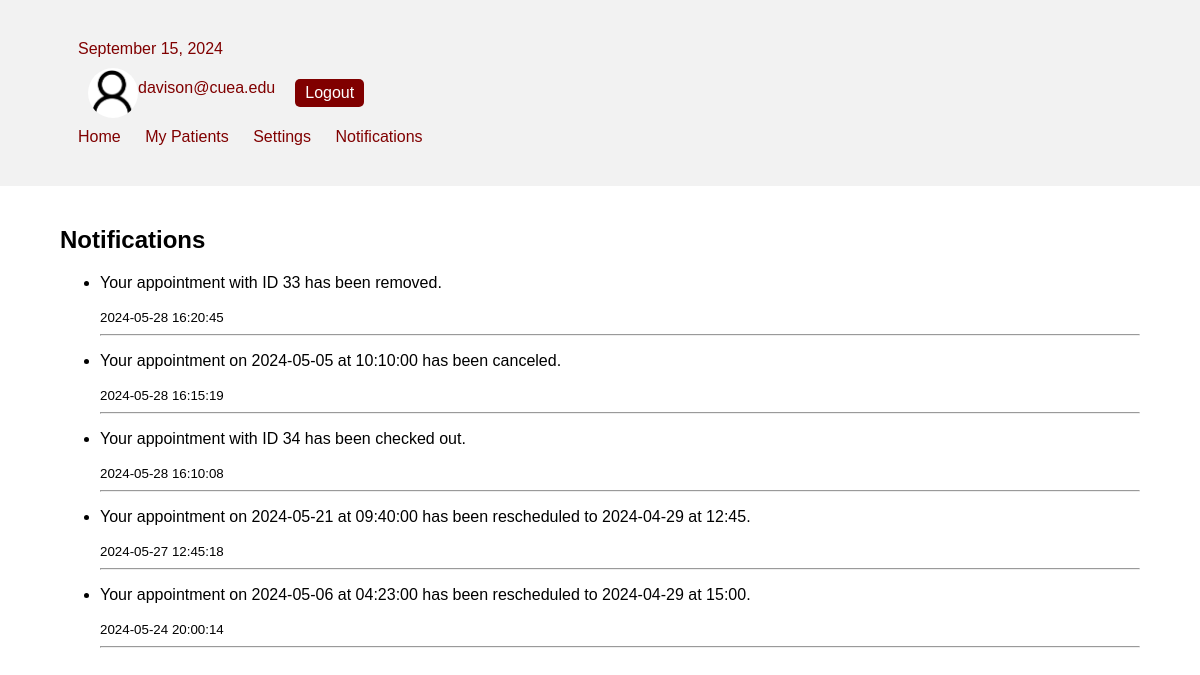
Screenshot of /doctor/notifications.php (signed in) with the database file from the repository.
### tables this page shows
CREATE TABLE `notifications` (
  `id` int(11) NOT NULL,
  `pid` int(11) NOT NULL,
  `message` text NOT NULL,
  `status` varchar(10) NOT NULL DEFAULT 'unread',
  `created_at` timestamp NOT NULL DEFAULT current_timestamp()
);

### doctor/notifications.php (the view, shortened to what this page needs)
<?php
include '../connection.php';
$doctor_email = $_SESSION['email'];
$query = "SELECT did FROM doctor WHERE demail = ?";
$stmt = $database->prepare($query);
$stmt->bind_param("s", $doctor_email);
$stmt->execute();
$stmt->store_result();
$stmt->bind_result($doctor_id);
$query = "SELECT DISTINCT n.id, n.message, n.status, n.created_at
          FROM notifications n
          JOIN appointment a ON n.pid = a.pid
          WHERE a.did = ?
          ORDER BY n.created_at DESC";
$stmt = $database->prepare($query);
$stmt->bind_param("i", $doctor_id);
$stmt->execute();
$result = $stmt->get_result();
$notifications = [];
while ($row = $result->fetch_assoc()) {
    $notifications[] = $row;
}
?>
<!DOCTYPE html>
<html lang="en">
<head>
    <link rel="stylesheet" href="doctor.css">
</head>
<body>
    <header>
        <div class="container">
            <div class="date">
                <?php echo date("F j, Y"); ?>
            </div>
            <div class="profile-container">
                <img src="../images/user.png" alt="User" class="user-icon">
                <p class="profile-email"><?php echo htmlspecialchars($_SESSION['email']); ?></p>
                <a href="logout.php" class="logout-btn">Logout</a>
            </div>
            <nav>
                <ul>
                    <li><a href="doctor.php">Home</a></li>
                    <li><a href="mypatients.php">My Patients</a></li>
                    <li><a href="settings.php">Settings</a></li>
                    <li><a href="notifications.php">Notifications</a></li>
                </ul>
            </nav>
        </div>
    </header>
    <div class="container">
        <h2>Notifications</h2>
        <?php if (count($notifications) > 0): ?>
            <ul>
                <?php foreach ($notifications as $notification): ?>
                    <li>
                        <p><?php echo htmlspecialchars($notification['message']); ?></p>
                        <small><?php echo htmlspecialchars($notification['created_at']); ?></small>
                        <hr>
                    </li>
                <?php endforeach; ?>
            </ul>
        <?php else: ?>
            <p>No notifications found.</p>
        <?php endif; ?>
    </div>
</body>
</html>

### doctor/doctor.css (style rules this page uses)
body { font-family: Arial, sans-serif; background-color: white; margin: 0; padding: 0; min-height: 100vh; display: flex; flex-direction: column; }
.container { width: 90%; margin: 0 auto; padding: 20px; }
header { background-color: #f2f2f2; padding: 20px; }
.profile-container { display: flex; align-items: center; padding: 10px; }
.user-icon { width: 50px; height: 50px; border-radius: 50%; }
.logout-btn { background-color: maroon; color: white; border: none; padding: 5px 10px; border-radius: 5px; text-decoration: none; display: block; }
.profile-email { margin-top: 5px; color:maroon }
.logout-btn { background-color: maroon; color: white; border: none; padding: 5px 10px; border-radius: 5px; text-decoration: none; margin-left: 20px; }
nav ul { list-style-type: none; padding: 0; margin: 0; }
nav ul li { display: inline; margin-right: 20px; }
nav ul li a { color: maroon; text-decoration: none; }
.date { color: maroon; font-size: 16px; }

### rows the page displays
notifications: message "Your appointment with ID 33 has been removed.", created_at "2024-05-28 16:20:45"
notifications: message "Your appointment on 2024-05-05 at 10:10:00 has been canceled.", created_at "2024-05-28 16:15:19"
notifications: message "Your appointment with ID 34 has been checked out.", created_at "2024-05-28 16:10:08"
notifications: message "Your appointment on 2024-05-21 at 09:40:00 has been rescheduled to 2024-04-29 at 12:45.", created_at "2024-05-27 12:45:18"
notifications: message "Your appointment on 2024-05-06 at 04:23:00 has been rescheduled to 2024-04-29 at 15:00.", created_at "2024-05-24 20:00:14"

### other values shown
$_SESSION['email'] "davison@cuea.edu"
